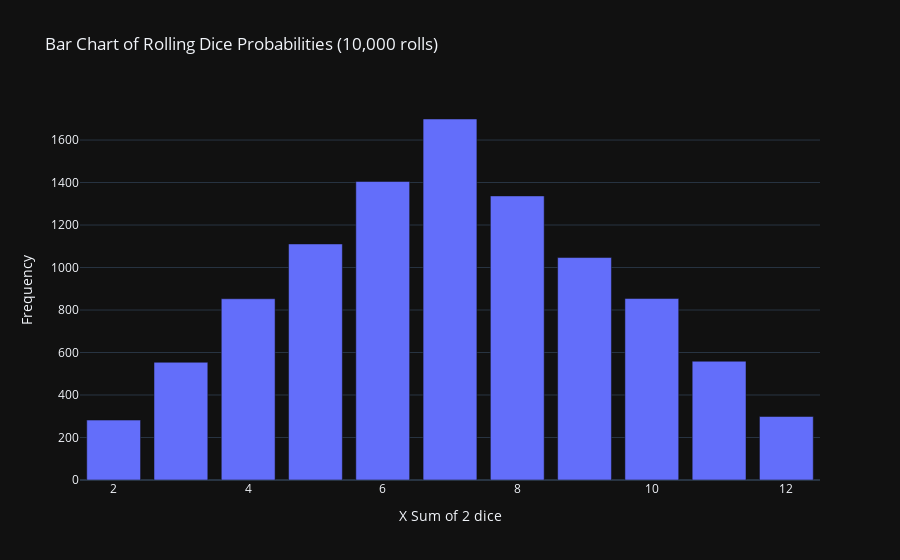

Notebook cell for this chart:
### Code cell
# bar chart of results
px.bar(x= range(2,13),
        y= roll_totals.RollTotal.value_counts().sort_index().tolist(),
       title="Bar Chart of Rolling Dice Probabilities (10,000 rolls)",
       labels= {'x':'X Sum of 2 dice','y': 'Frequency'}).show()

### Figure 1 — Plotly figure (JSON) as saved in the notebook; plotly's stock layout.template omitted (floating-point values rounded to 4 significant figures)
{"data": [{"alignmentgroup": "True", "hovertemplate": "X Sum of 2 dice=%{x}<br>Frequency=%{y}<extra></extra>", "legendgroup": "", "marker": {"color": "#636efa"}, "name": "", "offsetgroup": "", "orientation": "v", "showlegend": false, "textposition": "auto", "type": "bar", "x": [2, 3, 4, 5, 6, 7, 8, 9, 10, 11, 12], "xaxis": "x", "y": [282, 554, 853, 1111, 1405, 1699, 1337, 1047, 854, 559, 299], "yaxis": "y"}], "layout": {"barmode": "relative", "legend": {"tracegroupgap": 0}, "title": {"text": "Bar Chart of Rolling Dice Probabilities (10,000 rolls)"}, "xaxis": {"anchor": "y", "domain": [0, 1], "title": {"text": "X Sum of 2 dice"}}, "yaxis": {"anchor": "x", "domain": [0, 1], "title": {"text": "Frequency"}}}}
